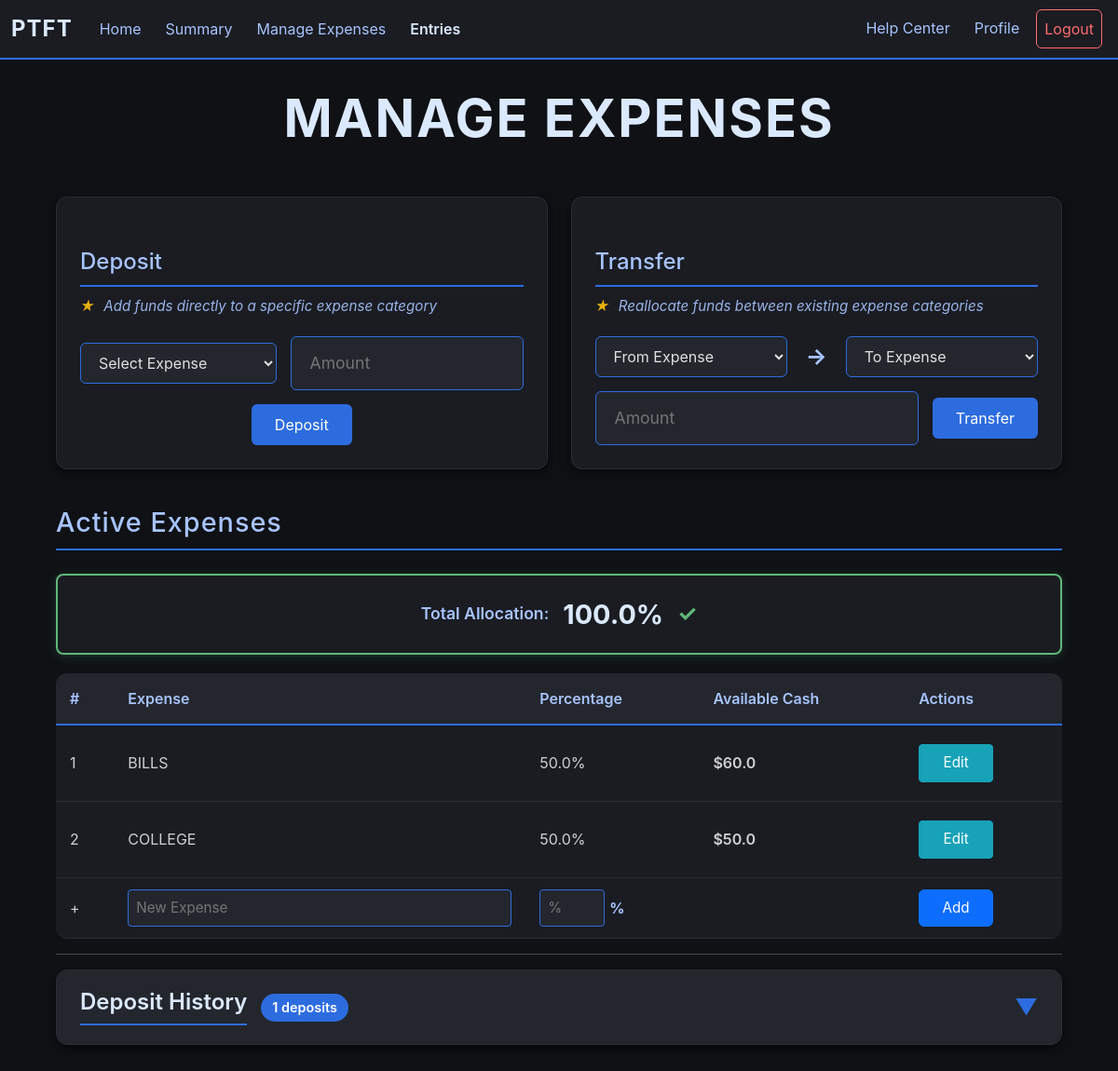
The page /expenses (signed in) on the database as committed earlier.
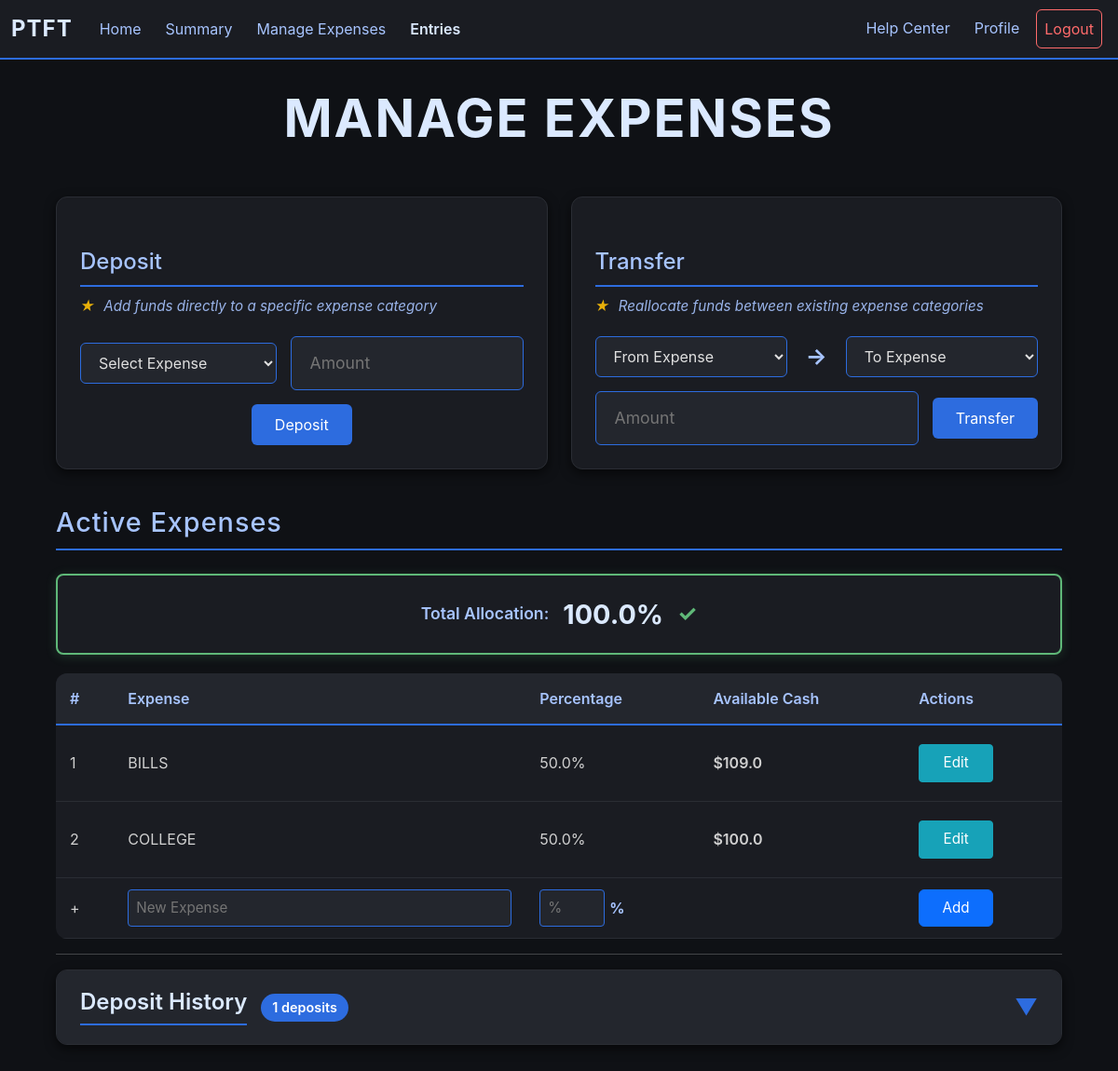
The same page on the database as committed later.
### app/models.py (models this page shows, shortened)
class Expenses(db.Model):        #Stores all expense category per user
    id = db.Column(db.Integer, primary_key = True)
    user_id = db.Column(db.Integer, db.ForeignKey("user.id"))
    name = db.Column(db.String(25))
    percentage = db.Column(db.Float)
    status = db.Column(db.Boolean, default = True)      #Archive Status
    deleted = db.Column(db.Boolean, default = False)
    savings = db.Column(db.Float, default = 0.0)
    earnings = db.Column(db.Float, default = 0.0)
    spendings = db.Column(db.Float, default = 0.0)
    transferred = db.Column(db.Float, default = 0.0)
    balance = db.Column(db.Float, default = 0.0)
    credit_balance = db.Column(db.Float, default = 0.0)

### app/routes/expense.py (the view)
@expense.route("/expenses", methods = ["GET"])
def expenses():
    if helper.check_login():
        active_expenses = {}
        inactive_expenses = {}
        expense_data = {}       #Links expense id to total savings {expense_id: amount saved}
        snaps = Exp_Snap.query.filter_by(user_id = session["user_id"]).all()
        deposits = Transaction.query.filter_by(user_id = session["user_id"], deposit_status = True).all()
        expenses = Expenses.query.filter_by(user_id = session["user_id"]).all()
        for snap in snaps:      #Calculates net total from snapshots
            expense_data[snap.expense_id] = expense_data.get(snap.expense_id, 0.0) + (snap.expense_earnings - snap.total_spending)
        for deposit in deposits:        #Calculates total deposits per expense
            expense_data[deposit.expense_id] = expense_data.get(deposit.expense_id, 0.0) + deposit.amount
        for expense in expenses:        #Separates expense types between archived and unarchived
            if expense.status:
                active_expenses[expense] = round(expense_data.get(expense.id, 0.0), 2)
            else:
                inactive_expenses[expense] = round(expense_data.get(expense.id, 0.0), 2)
        allocation_check = [0, True]
        for expense in active_expenses:
            allocation_check[0] += expense.percentage
        if allocation_check[0] !=100:
            allocation_check[1] = False
        all_expenses = list(active_expenses.keys()) + list(inactive_expenses.keys())
        deposits = Transaction.query.filter_by(user_id = session["user_id"], deposit_status = True).all()
        return render_template("expenses.html", active_expenses = active_expenses, inactive_expenses = inactive_expenses, status = allocation_check, all_expenses = all_expenses, deposits = deposits)
    else:
        return redirect(url_for("user.login"))

### app/helper.py (called while the page is built)
def check_login():
    return "user_id" in session

### app/templates/expenses.html (shortened to what the changed rows need)
{% extends "budget_base.html"%}
{% block content %}
<div class="expense-container">
    <h1 class="main-title">MANAGE EXPENSES</h1>
    <div class="function-sections">
        {% if active_expenses %}
        <div class="function-section">
            <h2 class="function-title">Deposit</h2>
        </div>
        <div class="function-section">
            <h2 class="function-title">Transfer</h2>
        </div>
      {% endif %}
    </div>
    <h1 class="section-title">Active Expenses</h1>
    <table class="expense-table">
        <thead>
            <tr>
                <th>#</th>
                <th>Expense</th>
                <th>Percentage</th>
                <th>Available Cash</th>
                <th>Actions</th>
            </tr>
        </thead>
        <tbody>
            {% for active_expense in active_expenses %}
            <tr class="log-row" data-row-id="active-{{active_expense.id}}">
                <td>{{loop.index}}</td>
                <td>
                    <div class="display-mode">
                        <span class="display-text">{{active_expense.name}}</span>
                    </div>
                </td>
                <td>
                    <div class="display-mode">
                        <span class="display-text">{{active_expense.percentage}}%</span>
                    </div>
                </td>
                <td class="cash-cell">${{active_expenses[active_expense]}}</td>
                <td>
                    <div class="display-mode">
                        <button class="btn btn-dark btn-info btn-sm edit-toggle-btn" onclick="toggleEdit('active-{{active_expense.id}}')">Edit</button>
                    </div>
                </td>
            </tr>
            {% endfor %}
        </tbody>
    </table>
    {% if deposits %}
    <div class="collapsible-section">
        <div class="collapsible-header" onclick="toggleSection(this)">
            <div class="collapsible-title-wrapper">
                <h2 class="collapsible-title">Deposit History</h2>
            </div>
        </div>
    </div>
    {% endif %}
</div>
{% endblock %}

Rows that differ between the two databases and show on the page:
changed Expenses "BILLS": savings "60.0" → "109.0"
changed Expenses "COLLEGE": active_expenses "50.0" → "100.0"
